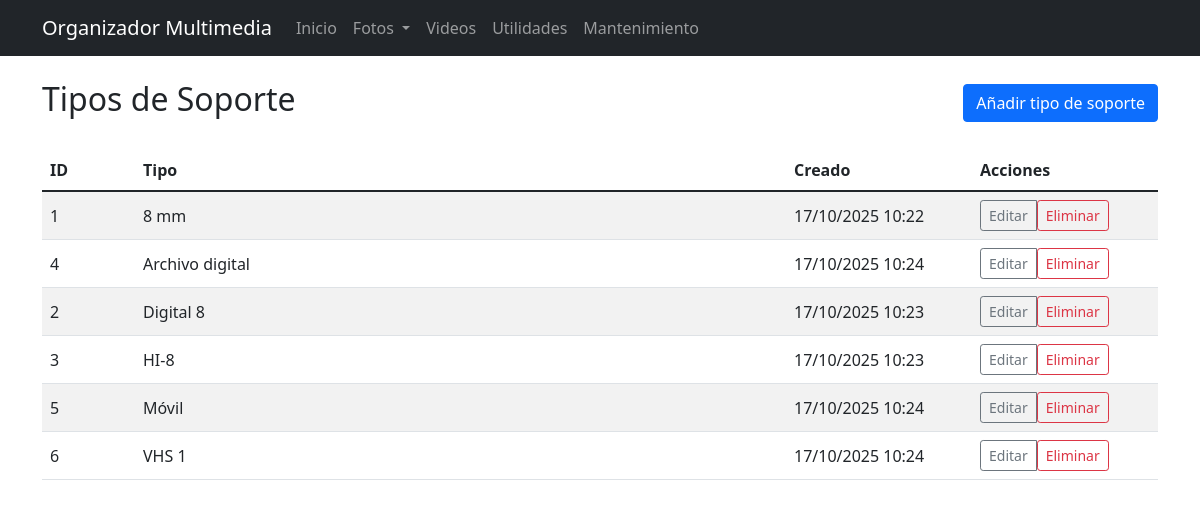
Screenshot of /maintenance/support-types with the database file from the repository.
### app/models/database.py (models this page shows, shortened)
class TipoSoporte(db.Model):
    __tablename__ = 'tipo_soporte'
    id = db.Column(db.Integer, primary_key=True)
    tipo = db.Column(db.String(100), unique=True, nullable=False)
    created_at = db.Column(db.DateTime, default=datetime.utcnow)

### app/routes/maintenance.py (the view)
@bp.route('/support-types')
def support_types():
    supports = TipoSoporte.query.order_by(TipoSoporte.tipo).all()
    return render_template('maintenance/support_types.html', supports=supports)

### app/templates/maintenance/support_types.html (shortened to what this page needs)
{% extends "base.html" %}
{% block content %}
<div class="row">
    <div class="col-md-12">
        <div class="d-flex justify-content-between align-items-center mb-4">
            <h2>Tipos de Soporte</h2>
            <a class="btn btn-primary" href="{{ url_for('maintenance.add_support_type') }}">Añadir tipo de soporte</a>
        </div>
        {% if supports %}
        <div class="table-responsive">
            <table class="table table-striped align-middle">
                <thead>
                    <tr>
                        <th class="col-1">ID</th>
                        <th>Tipo</th>
                        <th class="col-2">Creado</th>
                        <th class="col-2">Acciones</th>
                    </tr>
                </thead>
                <tbody>
                    {% for support in supports %}
                    <tr>
                        <td>{{ support.id }}</td>
                        <td>{{ support.tipo }}</td>
                        <td>{{ support.created_at.strftime('%d/%m/%Y %H:%M') if support.created_at else '-' }}</td>
                        <td>
                            <div class="btn-group" role="group" aria-label="Acciones">
                                <a class="btn btn-sm btn-outline-secondary" href="{{ url_for('maintenance.edit_support_type', support_id=support.id) }}">
                                    Editar
                                </a>
                                <form method="post" action="{{ url_for('maintenance.delete_support_type', support_id=support.id) }}" style="display:inline" onsubmit="return confirm('¿Eliminar este tipo de soporte?');">
                                    <button type="submit" class="btn btn-sm btn-outline-danger">Eliminar</button>
                                </form>
                            </div>
                        </td>
                    </tr>
                    {% endfor %}
                </tbody>
            </table>
        </div>
        {% else %}
            <div class="alert alert-info">Aún no hay tipos de soporte registrados.</div>
        {% endif %}
    </div>
</div>
{% endblock %}

### rows the page displays
TipoSoporte: id "1", tipo "8 mm", created_at "17/10/2025 10:22"
TipoSoporte: id "4", tipo "Archivo digital", created_at "17/10/2025 10:24"
TipoSoporte: id "2", tipo "Digital 8", created_at "17/10/2025 10:23"
TipoSoporte: id "3", tipo "HI-8", created_at "17/10/2025 10:23"
TipoSoporte: id "5", tipo "Móvil", created_at "17/10/2025 10:24"
TipoSoporte: id "6", tipo "VHS 1", created_at "17/10/2025 10:24"
